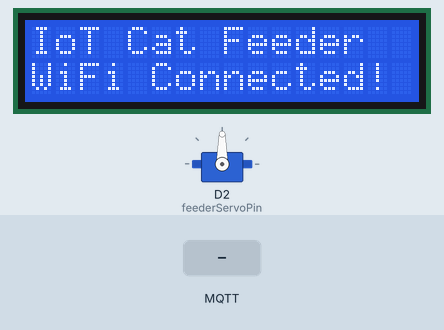
Recording of a sketch running on a simulated Arduino Uno R4 WiFi. On the bench: 16×2 character LCD, servo. The test bench sets the inputs (shaded band). WiFi joins after 1.5 s; servers stay silent unless stated; the local clock reads 2024-03-15 10:24:30 at power-on unless the sketch sets it; no MQTT or app messages arrive unless stated; what the sketch prints to the serial monitor is not drawn.

Above: at 5.7 s.
At 8.9 s:
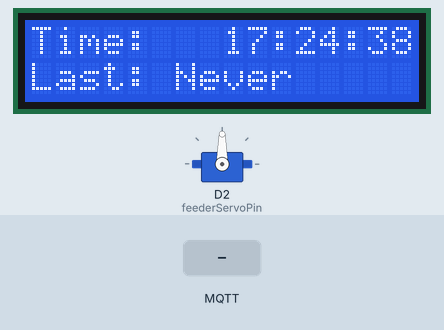
9.0 s: MQTT message "FEED" arrives on the first subscribed topic
At 10.4 s:
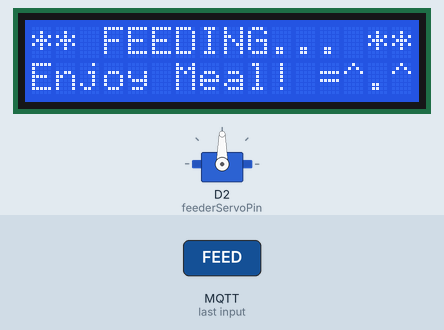
12.0 s: MQTT message "TIME:1729953600" arrives on the first subscribed topic
At 13.3 s:
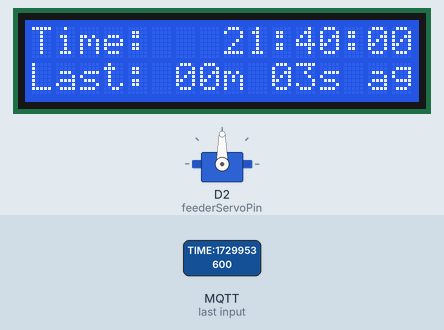
Timing chart, 0 to 15.0 s (numbered marks = the images above; inputs shaded):
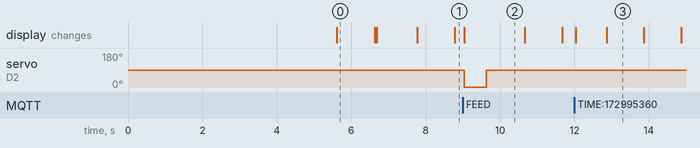

Measured:
- after the input at 9.0 s, servo on D2 (feederServoPin): 90° → 0° at once, → 90° 0.60 s later; the display: changes at once (image 2)
- after the input at 12.0 s, the display: first changes at once (image 3 shows a later state)
- what the display in image 0 shows lasts 1.0 s, from 5.6 s to 6.6 s
- what the display in image 2 shows lasts 1.7 s, from 9.0 s to 10.7 s

The sketch:

Project.ino
```cpp
/*
 * Arduino UNO R4 WiFi - IoT Cat Feeder
 * Features:
 *  - Hardware Real-Time Clock (RTC.h) for precise timekeeping
 *  - Native WiFiUDP NTP Client (supports pool.ntp.org, time.google.com, time.cloudflare.com)
 *  - Web/MQTT Time Sync Fallback (syncs via MQTT if UDP 123 is blocked by mobile hotspot)
 *  - MQTT Subscribe (Topic: testtopic/iot23) for "FEED" command
 *  - Automatic Interval Timer for periodic feeding (e.g. every 4 hours)
 *  - I2C LCD (16x2) displaying current time (NTP UTC+7) and elapsed time since last feed
 *  - Servo control on pin 2 (0 deg = Open, 90 deg = Closed)
 */

#include <Wire.h>
#include <Servo.h>
#include <WiFiS3.h>
#include <WiFiUdp.h>
#include <MQTTClient.h>
#include <LiquidCrystal_I2C.h>
#include "RTC.h"

// I2C LCD 16x2 at address 0x27 (Change to 0x3F if your module uses that address)
LiquidCrystal_I2C lcd(0x27, 16, 2);

const char WIFI_SSID[] = "iPhone";     // CHANGE TO YOUR WIFI SSID
const char WIFI_PASSWORD[] = "12345678";  // CHANGE TO YOUR WIFI PASSWORD

const char MQTT_BROKER_ADRRESS[] = "mqtt-dashboard.com";
const int MQTT_PORT = 1883;
const char MQTT_CLIENT_ID[] = "cat-feeder-uno-r4";
const char MQTT_USERNAME[] = "";
const char MQTT_PASSWORD[] = "";

// The MQTT topic that Arduino should subscribe
const char SUBSCRIBE_TOPIC[] = "testtopic/iot23";

Servo feederServo;
const int feederServoPin = 2;

WiFiClient network;
MQTTClient mqtt = MQTTClient(256);

// Feeding timer configuration (Default: 4 hours)
unsigned long FEED_INTERVAL_MS = 4UL * 60UL * 60UL * 1000UL;
unsigned long lastFeedTime = 0;

// NTP & Time Tracking
WiFiUDP Udp;
const unsigned int localPort = 2390;
const int NTP_PACKET_SIZE = 48;
byte packetBuffer[NTP_PACKET_SIZE];
bool timeSynced = false;
unsigned long lastLcdUpdate = 0;

// NTP servers to query (with fallbacks)
const char* ntpServers[] = {
  "time.google.com",
  "pool.ntp.org",
  "time.cloudflare.com"
};

void feedPet();
void connectToMQTT();
void messageReceived(String &topic, String &payload);
void updateLCD();
bool syncNTP();

void setup() {
  Serial.begin(9600);

  // Initialize hardware RTC on UNO R4
  RTC.begin();

  // Initialize LCD
  lcd.init();
  lcd.backlight();
  lcd.setCursor(0, 0);
  lcd.print("IoT Cat Feeder");
  lcd.setCursor(0, 1);
  lcd.print("Connecting WiFi.");

  feederServo.attach(feederServoPin);
  feederServo.write(90); // Start at closed gate position (90 deg)

  int status = WL_IDLE_STATUS;
  while (status != WL_CONNECTED) {
    Serial.print("Arduino UNO R4 - Attempting to connect to SSID: ");
    Serial.println(WIFI_SSID);
    status = WiFi.begin(WIFI_SSID, WIFI_PASSWORD);
    delay(4000);
  }

  Serial.print("IP Address: ");
  Serial.println(WiFi.localIP());

  lcd.setCursor(0, 1);
  lcd.print("WiFi Connected! ");
  delay(1000);

  // Sync time via NTP
  lcd.setCursor(0, 1);
  lcd.print("Syncing NTP Time");
  if (syncNTP()) {
    lcd.setCursor(0, 1);
    lcd.print("NTP Synced! OK  ");
  } else {
    lcd.setCursor(0, 1);
    lcd.print("NTP Wait WebSync");
    Serial.println("NTP failed (port 123 may be blocked). Awaiting Web Dashboard sync...");
  }
  delay(1000);

  // Connect to MQTT broker
  connectToMQTT();

  lcd.clear();
}

void loop() {
  mqtt.loop();

  // Reconnect MQTT if disconnected
  if (!mqtt.connected()) {
    connectToMQTT();
  }

  // Automatic interval feeding timer (e.g. every 4 hours)
  if (lastFeedTime > 0 && (millis() - lastFeedTime >= FEED_INTERVAL_MS)) {
    Serial.println("Scheduled feeding timer triggered!");
    feedPet();
  }

  // Update LCD display every second
  updateLCD();
}

void feedPet() {
  Serial.println("Dispensing food...");

  // Show feeding notification on LCD
  lcd.clear();
  lcd.setCursor(0, 0);
  lcd.print("** FEEDING... **");
  lcd.setCursor(0, 1);
  lcd.print("Enjoy Meal! =^.^=");

  feederServo.write(0);    // Open food gate (0 deg)
  delay(600);              // Wait for food to drop
  feederServo.write(90);   // Close food gate (90 deg)

  lastFeedTime = millis();
  Serial.println("Feeding complete.");

  delay(1000);
  lcd.clear();
}

bool syncNTP() {
  Udp.begin(localPort);

  for (int s = 0; s < 3; s++) {
    Serial.print("Querying NTP server: ");
    Serial.println(ntpServers[s]);

    memset(packetBuffer, 0, NTP_PACKET_SIZE);
    packetBuffer[0] = 0b11100011;   // LI, Version, Mode
    packetBuffer[1] = 0;             // Stratum
    packetBuffer[2] = 6;             // Polling Interval
    packetBuffer[3] = 0xEC;          // Peer Clock Precision
    packetBuffer[12] = 49;
    packetBuffer[13] = 0x4E;
    packetBuffer[14] = 49;
    packetBuffer[15] = 52;

    Udp.beginPacket(ntpServers[s], 123);
    Udp.write(packetBuffer, NTP_PACKET_SIZE);
    Udp.endPacket();

    unsigned long startWait = millis();
    while (millis() - startWait < 1500) {
      int size = Udp.parsePacket();
      if (size >= NTP_PACKET_SIZE) {
        Udp.read(packetBuffer, NTP_PACKET_SIZE);
        unsigned long highWord = word(packetBuffer[40], packetBuffer[41]);
        unsigned long lowWord = word(packetBuffer[42], packetBuffer[43]);
        unsigned long secsSince1900 = highWord << 16 | lowWord;

        // Unix time starts on Jan 1 1970 (2208988800 seconds after 1900)
        const unsigned long seventyYears = 2208988800UL;
        unsigned long epochUTC = secsSince1900 - seventyYears;

        // Thailand Timezone: UTC+7 = 25200 seconds
        unsigned long epochThailand = epochUTC + (7 * 3600);

        RTCTime timeToSet = RTCTime(epochThailand);
        RTC.setTime(timeToSet);
        timeSynced = true;

        Serial.print("NTP Sync Success! Time (UTC+7): ");
        Serial.println(epochThailand);
        Udp.stop();
        return true;
      }
      delay(50);
    }
  }

  Udp.stop();
  return false;
}

void updateLCD() {
  if (millis() - lastLcdUpdate < 1000) {
    return;
  }
  lastLcdUpdate = millis();

  char line1[17];
  if (timeSynced) {
    RTCTime currentTime;
    RTC.getTime(currentTime);
    snprintf(line1, sizeof(line1), "Time:   %02d:%02d:%02d",
             currentTime.getHour(), currentTime.getMinutes(), currentTime.getSeconds());
  } else {
    // If not yet synced, show running uptime
    unsigned long sec = millis() / 1000;
    int h = (sec / 3600) % 24;
    int m = (sec % 3600) / 60;
    int s = sec % 60;
    snprintf(line1, sizeof(line1), "Up:     %02d:%02d:%02d", h, m, s);
  }

  // Calculate Time Elapsed Since Last Feed
  char line2[17];
  if (lastFeedTime == 0) {
    snprintf(line2, sizeof(line2), "Last: Never     ");
  } else {
    unsigned long elapsed = (millis() - lastFeedTime) / 1000;
    unsigned long eh = elapsed / 3600;
    unsigned long em = (elapsed % 3600) / 60;
    unsigned long es = elapsed % 60;
    if (eh > 0) {
      snprintf(line2, sizeof(line2), "Last: %02luh %02lum ago", eh, em);
    } else {
      snprintf(line2, sizeof(line2), "Last: %02lum %02lus ago", em, es);
    }
  }

  lcd.setCursor(0, 0);
  lcd.print(line1);
  lcd.setCursor(0, 1);
  lcd.print(line2);
}

void connectToMQTT() {
  mqtt.begin(MQTT_BROKER_ADRRESS, MQTT_PORT, network);
  mqtt.onMessage(messageReceived);

  Serial.print("Arduino UNO R4 - Connecting to MQTT broker");

  int retries = 0;
  while (!mqtt.connect(MQTT_CLIENT_ID, MQTT_USERNAME, MQTT_PASSWORD) && retries < 20) {
    Serial.print(".");
    delay(100);
    retries++;
  }
  Serial.println();

  if (!mqtt.connected()) {
    Serial.println("Arduino UNO R4 - MQTT broker Timeout!");
    return;
  }

  if (mqtt.subscribe(SUBSCRIBE_TOPIC)) {
    Serial.print("Arduino UNO R4 - Subscribed to topic: ");
  } else {
    Serial.print("Arduino UNO R4 - Failed to subscribe to topic: ");
  }
  Serial.println(SUBSCRIBE_TOPIC);
  Serial.println("Arduino UNO R4 - MQTT Connected!");
}

void messageReceived(String &topic, String &payload) {
  Serial.println("Arduino UNO R4 - received from MQTT:");
  Serial.println("- topic: " + topic);
  Serial.println("- payload: " + payload);

  // 1. Manual feed trigger
  if (payload == "FEED") {
    Serial.println("Feed command received via MQTT!");
    feedPet();
  }
  // 2. Web/MQTT Time Sync Fallback (e.g. "TIME:1729953600")
  else if (payload.startsWith("TIME:")) {
    unsigned long webEpoch = payload.substring(5).toInt();
    if (webEpoch > 1000000000UL) {
      // Apply Thailand timezone offset (+7 hours)
      unsigned long epochThailand = webEpoch + (7 * 3600);
      RTCTime timeToSet = RTCTime(epochThailand);
      RTC.setTime(timeToSet);
      timeSynced = true;
      Serial.print("RTC Time synchronized from Web Dashboard: ");
      Serial.println(epochThailand);

      lcd.clear();
      lcd.setCursor(0, 0);
      lcd.print("Time Synced!");
      lcd.setCursor(0, 1);
      lcd.print("From Web App OK ");
      delay(800);
      lcd.clear();
    }
  }
  // 3. Change auto-feed interval (e.g. payload "TIMER:3600" for 1 hour)
  else if (payload.startsWith("TIMER:")) {
    long sec = payload.substring(6).toInt();
    if (sec > 0) {
      FEED_INTERVAL_MS = sec * 1000UL;
      Serial.print("Updated FEED_INTERVAL_MS to: ");
      Serial.println(FEED_INTERVAL_MS);
    }
  }
}
```
